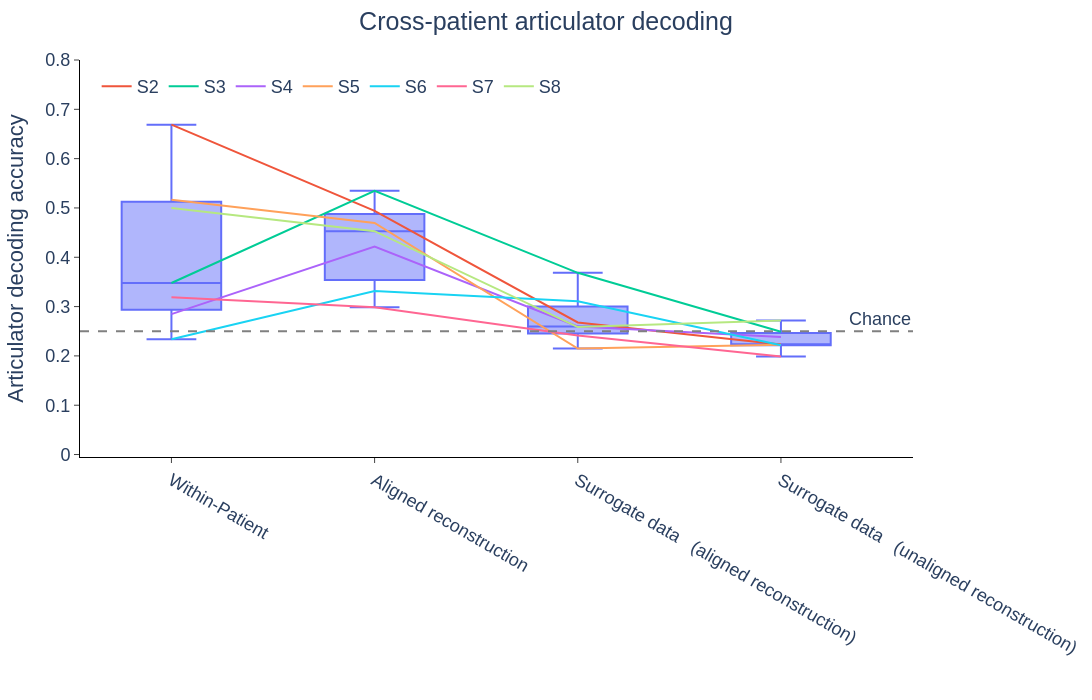

Write notebook code for a chart like this one.
### Code cell
fig = px.line(recon_acc_df_tme, x='Condition', y="Decoding Accuracy", color='Patient', width=1200, height=700, color_discrete_sequence=px.colors.qualitative.Plotly[1:])
fig.add_traces(px.box(recon_acc_df_tme, x='Condition', y="Decoding Accuracy").data)

fig.add_hline(y=1/4, line_dash='dash', line_color='grey', annotation_text='Chance', annotation_position='top right')
fig.update_layout(
    plot_bgcolor='white',
    legend=dict(
        orientation='h',
        yanchor='top',
        y=0.98,
        xanchor='left',
        x=0.02,
        title_text=''
    ),
    title_text='Cross-patient articulator decoding',
    title_x=0.5,
    font=dict(size=18, family='Arial')
)
fig.update_xaxes(
    title='',
    mirror=False,
    ticks='outside',
    showline=True,
    linecolor='black',
    showgrid=False,
    range=[-0.45, 3.65],
)
fig.update_yaxes(
    title='Articulator decoding accuracy',
    mirror=False,
    ticks='outside',
    showline=True,
    linecolor='black',
    showgrid=False,
    range=[-0.005, 0.8]
)

fig.write_image(FIG_DIR / 'crossPt_recon_decode_TME.svg')
fig.show()

### Figure 1 — Plotly figure (JSON) as saved in the notebook; plotly's stock layout.template omitted (floating-point values rounded to 4 significant figures)
{"data": [{"hovertemplate": "Patient=S2<br>Condition=%{x}<br>Decoding Accuracy=%{y}<extra></extra>", "legendgroup": "S2", "line": {"color": "#EF553B", "dash": "solid"}, "marker": {"symbol": "circle"}, "mode": "lines", "name": "S2", "orientation": "v", "showlegend": true, "type": "scatter", "x": ["Within-Patient", "Aligned reconstruction", "Surrogate data \n (aligned reconstruction)", "Surrogate data \n (unaligned reconstruction)"], "xaxis": "x", "y": [0.6689, 0.4939, 0.2679, 0.223], "yaxis": "y"}, {"hovertemplate": "Patient=S3<br>Condition=%{x}<br>Decoding Accuracy=%{y}<extra></extra>", "legendgroup": "S3", "line": {"color": "#00CC96", "dash": "solid"}, "marker": {"symbol": "circle"}, "mode": "lines", "name": "S3", "orientation": "v", "showlegend": true, "type": "scatter", "x": ["Within-Patient", "Aligned reconstruction", "Surrogate data \n (aligned reconstruction)", "Surrogate data \n (unaligned reconstruction)"], "xaxis": "x", "y": [0.3478, 0.5348, 0.3685, 0.2489], "yaxis": "y"}, {"hovertemplate": "Patient=S4<br>Condition=%{x}<br>Decoding Accuracy=%{y}<extra></extra>", "legendgroup": "S4", "line": {"color": "#AB63FA", "dash": "solid"}, "marker": {"symbol": "circle"}, "mode": "lines", "name": "S4", "orientation": "v", "showlegend": true, "type": "scatter", "x": ["Within-Patient", "Aligned reconstruction", "Surrogate data \n (aligned reconstruction)", "Surrogate data \n (unaligned reconstruction)"], "xaxis": "x", "y": [0.2848, 0.4219, 0.2596, 0.2381], "yaxis": "y"}, {"hovertemplate": "Patient=S5<br>Condition=%{x}<br>Decoding Accuracy=%{y}<extra></extra>", "legendgroup": "S5", "line": {"color": "#FFA15A", "dash": "solid"}, "marker": {"symbol": "circle"}, "mode": "lines", "name": "S5", "orientation": "v", "showlegend": true, "type": "scatter", "x": ["Within-Patient", "Aligned reconstruction", "Surrogate data \n (aligned reconstruction)", "Surrogate data \n (unaligned reconstruction)"], "xaxis": "x", "y": [0.5166, 0.4695, 0.2149, 0.2225], "yaxis": "y"}, {"hovertemplate": "Patient=S6<br>Condition=%{x}<br>Decoding Accuracy=%{y}<extra></extra>", "legendgroup": "S6", "line": {"color": "#19D3F3", "dash": "solid"}, "marker": {"symbol": "circle"}, "mode": "lines", "name": "S6", "orientation": "v", "showlegend": true, "type": "scatter", "x": ["Within-Patient", "Aligned reconstruction", "Surrogate data \n (aligned reconstruction)", "Surrogate data \n (unaligned reconstruction)"], "xaxis": "x", "y": [0.2336, 0.3314, 0.3109, 0.2215], "yaxis": "y"}, {"hovertemplate": "Patient=S7<br>Condition=%{x}<br>Decoding Accuracy=%{y}<extra></extra>", "legendgroup": "S7", "line": {"color": "#FF6692", "dash": "solid"}, "marker": {"symbol": "circle"}, "mode": "lines", "name": "S7", "orientation": "v", "showlegend": true, "type": "scatter", "x": ["Within-Patient", "Aligned reconstruction", "Surrogate data \n (aligned reconstruction)", "Surrogate data \n (unaligned reconstruction)"], "xaxis": "x", "y": [0.3191, 0.2986, 0.2411, 0.1986], "yaxis": "y"}, {"hovertemplate": "Patient=S8<br>Condition=%{x}<br>Decoding Accuracy=%{y}<extra></extra>", "legendgroup": "S8", "line": {"color": "#B6E880", "dash": "solid"}, "marker": {"symbol": "circle"}, "mode": "lines", "name": "S8", "orientation": "v", "showlegend": true, "type": "scatter", "x": ["Within-Patient", "Aligned reconstruction", "Surrogate data \n (aligned reconstruction)", "Surrogate data \n (unaligned reconstruction)"], "xaxis": "x", "y": [0.5, 0.4528, 0.2584, 0.2719], "yaxis": "y"}, {"alignmentgroup": "True", "hovertemplate": "Condition=%{x}<br>Decoding Accuracy=%{y}<extra></extra>", "legendgroup": "", "marker": {"color": "#636efa"}, "name": "", "notched": false, "offsetgroup": "", "orientation": "v", "showlegend": false, "type": "box", "x": ["Within-Patient", "Within-Patient", "Within-Patient", "Within-Patient", "Within-Patient", "Within-Patient", "Within-Patient", "Aligned reconstruction", "Aligned reconstruction", "Aligned reconstruction", "Aligned reconstruction", "Aligned reconstruction", "Aligned reconstruction", "Aligned reconstruction", "Surrogate data \n (aligned reconstruction)", "Surrogate data \n (aligned reconstruction)", "Surrogate data \n (aligned reconstruction)", "Surrogate data \n (aligned reconstruction)", "Surrogate data \n (aligned reconstruction)", "Surrogate data \n (aligned reconstruction)", "Surrogate data \n (aligned reconstruction)", "Surrogate data \n (unaligned reconstruction)", "Surrogate data \n (unaligned reconstruction)", "Surrogate data \n (unaligned reconstruction)", "Surrogate data \n (unaligned reconstruction)", "Surrogate data \n (unaligned reconstruction)", "Surrogate data \n (unaligned reconstruction)", "Surrogate data \n (unaligned reconstruction)"], "x0": " ", "xaxis": "x", "y": [0.6689, 0.3478, 0.2848, 0.5166, 0.2336, 0.3191, 0.5, 0.3314, 0.4695, 0.4219, 0.5348, 0.4939, 0.2986, 0.4528, 0.3109, 0.2149, 0.2596, 0.3685, 0.2679, 0.2411, 0.2584, 0.223, 0.2489, 0.2381, 0.2225, 0.2215, 0.1986, 0.2719], "y0": " ", "yaxis": "y"}], "layout": {"annotations": [{"showarrow": false, "text": "Chance", "x": 1, "xanchor": "right", "xref": "x domain", "y": 0.25, "yanchor": "bottom", "yref": "y"}], "font": {"family": "Arial", "size": 18}, "height": 700, "legend": {"orientation": "h", "title": {"text": ""}, "tracegroupgap": 0, "x": 0.02, "xanchor": "left", "y": 0.98, "yanchor": "top"}, "margin": {"t": 60}, "plot_bgcolor": "white", "shapes": [{"line": {"color": "grey", "dash": "dash"}, "type": "line", "x0": 0, "x1": 1, "xref": "x domain", "y0": 0.25, "y1": 0.25, "yref": "y"}], "title": {"text": "Cross-patient articulator decoding", "x": 0.5}, "width": 1200, "xaxis": {"anchor": "y", "domain": [0, 1], "linecolor": "black", "mirror": false, "range": [-0.45, 3.65], "showgrid": false, "showline": true, "ticks": "outside", "title": {"text": ""}}, "yaxis": {"anchor": "x", "domain": [0, 1], "linecolor": "black", "mirror": false, "range": [-0.005, 0.8], "showgrid": false, "showline": true, "ticks": "outside", "title": {"text": "Articulator decoding accuracy"}}}}
